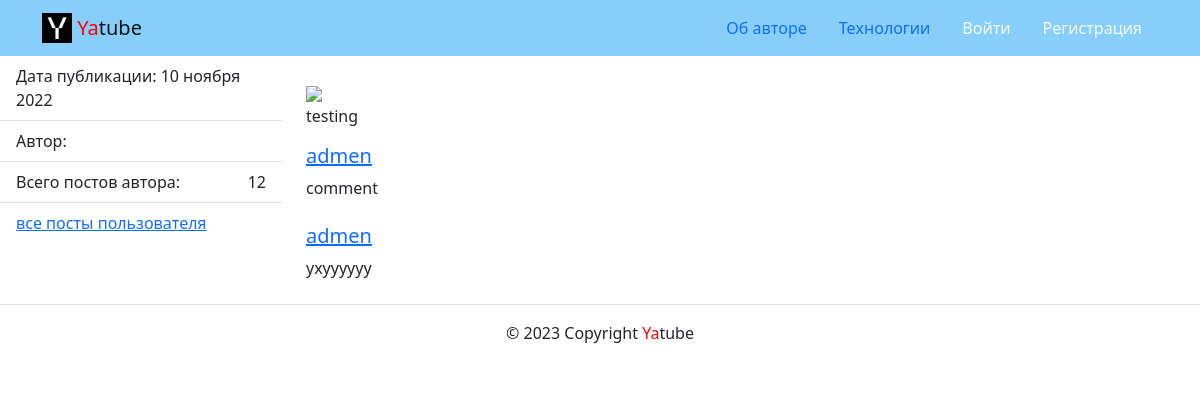
The app's page /posts/82/ with its own data.
### posts/models.py (models this page shows, shortened)
class Post(models.Model):
    text = models.TextField(help_text='Введите текст поста',
                            verbose_name='Текст поста')
    pub_date = models.DateTimeField(auto_now_add=True)
    author = models.ForeignKey(
        User,
        on_delete=models.CASCADE,
        related_name='posts')
    group = models.ForeignKey(
        Group,
        on_delete=models.SET_NULL,
        blank=True,
        null=True,
        related_name='posts',
        help_text='Выберите группу',
        verbose_name='Группа',
    )
    image = models.ImageField(
        'Картинка',
        upload_to='posts/',
        blank=True,
    )
    file = models.FileField(
        'Текст поста можно загрузить из файла',
        upload_to='file/',
        blank=True,
    )
    class Meta:
        ordering = ['-pub_date']

class Comment(models.Model):
    post = models.ForeignKey(
        Post,
        related_name='comments',
        on_delete=models.CASCADE)
    author = models.ForeignKey(
        User,
        on_delete=models.CASCADE)
    text = models.TextField(help_text='Напишите комментарий',
                            verbose_name='Комментарий')
    created = models.DateTimeField(auto_now_add=True)

### posts/views.py (the view)
def post_detail(request, post_id):
    template = 'posts/post_detail.html'
    author = User.objects.get(posts=post_id)
    post = get_object_or_404(Post, pk=post_id)
    comments = post.comments.all()
    form = CommentForm(request.POST or None)
    file = post.file
    context = {
        'post': post,
        'author': author,
        'comments': comments,
        'form': form,
        'text_file': read_file(file),
    }
    return render(request, template, context)

### core/context_processors/year.py (called while the page is built)
def year(request):
    return {
        'year': date.today().year,
    }

### posts/utils.py (called while the page is built, shortened)
def read_file(file):
    return ''

### templates/posts/post_detail.html (shortened to what this page needs)
<!DOCTYPE html>
<html lang="ru">
<head>
    {% extends 'base.html' %}
    {% load thumbnail %}
    {% load user_filters %}
{% block content %}
<main>
    <div class="row">
        <aside class="col-12 col-md-3">
            <ul class="list-group list-group-flush">
                <li class="list-group-item">
                    Дата публикации: {{ post.pub_date|date:"d E Y" }}
                </li>
                <li class="list-group-item">
                    Автор: {{ post.author.get_full_name }}
                </li>
                <li class="list-group-item d-flex justify-content-between align-items-center">
                    Всего постов автора: <span>{{ author.posts.all.count }}</span>
                </li>
                <li class="list-group-item">
                    <a href="{% url 'posts:profile' post.author %}">все посты пользователя
                    </a>
                </li>
            </ul>
        </aside>
        <article class="col-12 col-md-9">
            <br>
            {% thumbnail post.image "960x339" crop="center" upscale=True as im %}
            <img src="{{ im.url }}">
            {% endthumbnail %}
            <p>{{ post.text }}</p>
            {% include 'includes/add_comment.html' %}
        </article>
    </div>
</main>
{% endblock %}

### templates/includes/add_comment.html (shortened to what this page needs)
{% load user_filters %}
{% for comment in comments %}
<div class="media mb-4">
    <div class="media-body">
        <h5 class="mt-0">
            <a href="{% url 'posts:profile' comment.author.username %}">
                {{ comment.author.username }}
            </a>
        </h5>
        <p>
            {{ comment.text }}
        </p>
    </div>
</div>
{% endfor %}

### records on screen
Post: pub_date "10 ноября 2022", text "testing"
Comment: author.username "admen", text "comment"
Comment: author.username "admen", text "ухуууууу"

### other values on screen
{{ author.posts.all.count }} "12"
